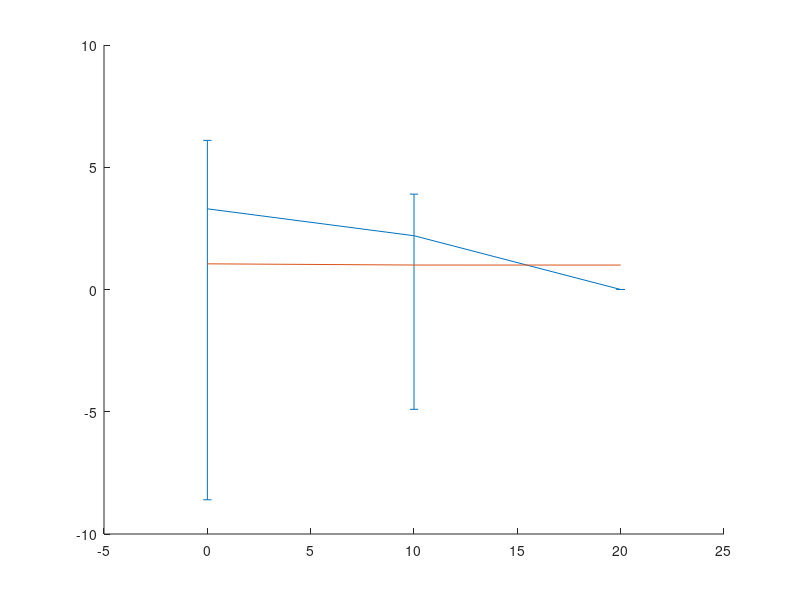

MATLAB code to generate this figure:

A = dlmread('RRBleomycinVeiga100.txt','\t');

x = A(:,1);
y = A(:,2);

M = dlmread('ErrorBarsBleomycinVeiga100.txt','\t');

temp1 = M(:,1);
temp2 = M(:,2);

for j = 1:length(temp2)    
    if (mod(j,2) == 0)        
        ly(j) = temp2(j);
    end
    if (mod(j,2) == 1) 
        uy(j) = temp2(j);
    end
end

l = ly(find(ly~=0));
u = uy(find(uy~=0));
for i = 1:length(y)    
    L(i) = y(i) - l(i);
    U(i) = -y(i) + u(i);
end
figure(1)
hold on
errorbar(x,y,U,L)
%scatter(x,y,'bo');
plot([0 10 20], [1.05 1.001 1.000])
hold off
